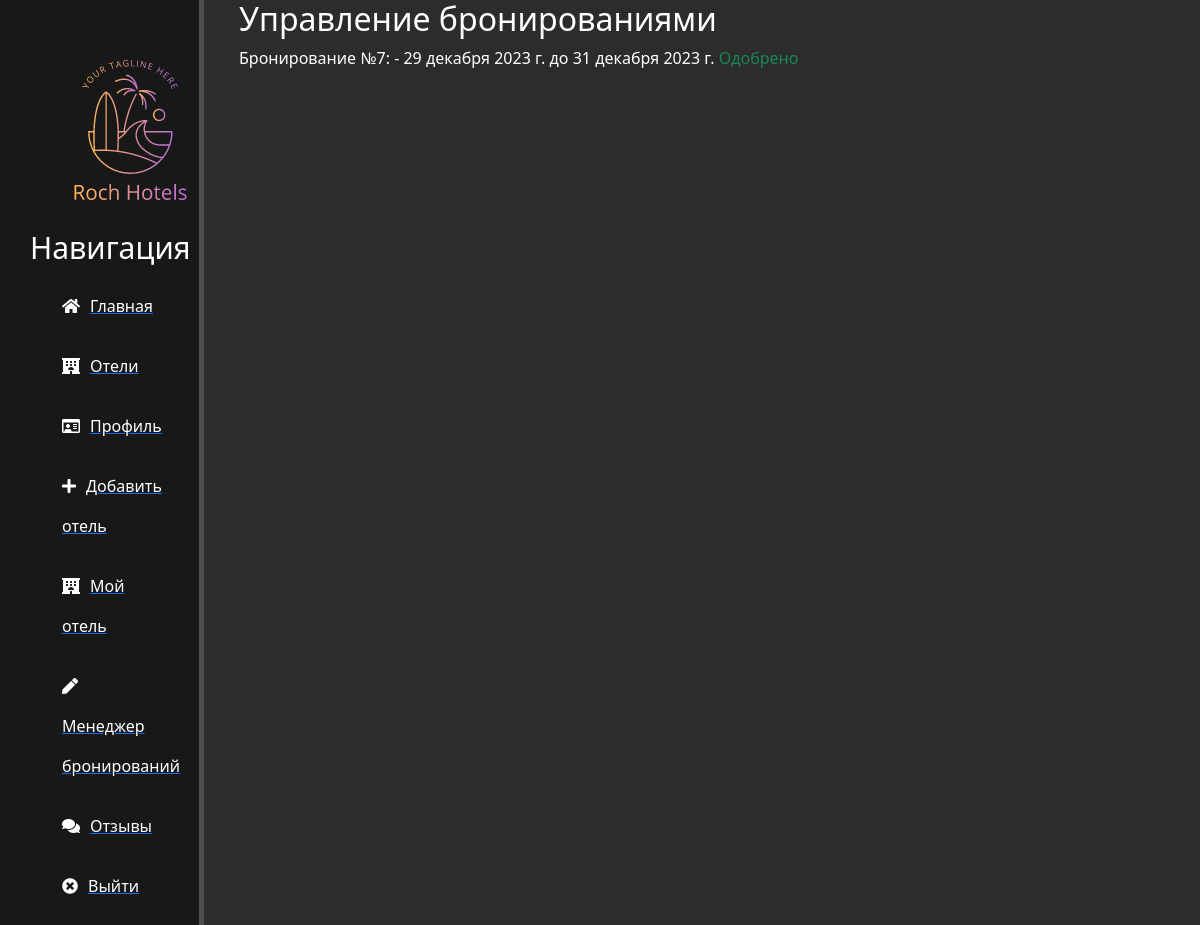
Screenshot of /manage-bookings-admin/ (signed in) with the database file from the repository.
### main/models.py (models this page shows, shortened)
class Booking(models.Model):
    STATUS_CHOICES = [
        ('on_review', 'На рассмотрении'),
        ('approved', 'Одобрено'),
        ('rejected', 'Отклонено'),
    ]
    user = models.ForeignKey(User, on_delete=models.CASCADE)
    room = models.ForeignKey(Room, on_delete=models.CASCADE)
    check_in_date = models.DateField()
    check_out_date = models.DateField()
    created_at = models.DateTimeField(auto_now_add=True)
    updated_at = models.DateTimeField(auto_now=True)
    deleted_at = models.DateTimeField(null=True, blank=True)
    deleted = models.BooleanField(default=False)
    status = models.CharField(max_length=20, choices=STATUS_CHOICES, default='on_review')

### main/views.py (the view)
# urls.py: path('manage-bookings-admin/', manage_bookings_admin, name='manage-bookings-admin'),
@login_required
def manage_bookings_admin(request, hotel_id=None, room_id=None):
    hotels = Hotel.objects.filter(admin=request.user)
    rooms = Room.objects.filter(hotel__admin=request.user)
    bookings = Booking.objects.filter(room__in=rooms)
    if request.method == 'POST':
        form = ManageAdminBookingsForm(request.POST, hotels=hotels, rooms=rooms)
        if form.is_valid():
            selected_hotel_id = form.cleaned_data['hotel']
            selected_room_id = form.cleaned_data['room']
            selected_booking_id = form.cleaned_data['booking']
            if form.cleaned_data['action'] == 'approve':
                booking = Booking.objects.get(id=selected_booking_id)
                booking.status = 'approved'
                booking.save()
            elif form.cleaned_data['action'] == 'reject':
                booking = Booking.objects.get(id=selected_booking_id)
                booking.status = 'rejected'
                booking.save()
            return redirect('manage-bookings-admin', hotel_id=selected_hotel_id, room_id=selected_room_id)
    else:
        form = ManageAdminBookingsForm(request.POST, hotels=hotels, rooms=rooms)
    context = {'form': form, 'hotel_id': hotel_id, 'room_id': room_id, 'bookings': bookings}
    return render(request, 'main/manage_bookings_admin.html', context)

### main/templatetags/custom_tags.py (called while the page is built)
@register.filter(name='has_group')
def has_group(user, group_name):
    return user.groups.filter(name=group_name).exists()

### main/templates/main/manage_bookings_admin.html (shortened to what this page needs)
{% extends 'main/layout.html' %}
{% block content %}
    <h2 class="text-white">Управление бронированиями</h2>
    {% if bookings %}
        <ul>
            {% for booking in bookings %}
                <p class="text-white">
                    Бронирование №{{ booking.id }}: {{ booking.room.name }} - {{ booking.check_in_date }} до {{ booking.check_out_date }}
                    {% if booking.status == 'approved' %}
                        <span class="text-success">Одобрено</span>
                    {% elif booking.status == 'rejected' %}
                        <span class="text-danger">Отклонено</span>
                    {% else %}
                        <span class="text-warning">На рассмотрении</span>
                        <a href="{% url 'approve-booking' booking.id %}" class="text-success">Одобрить</a>
                        <a href="{% url 'reject-booking' booking.id %}" class="text-danger">Отклонить</a>
                    {% endif %}
                </p>
            {% endfor %}
        </ul>
    {% else %}
        <p class="text-white">Бронирований нету.</p>
    {% endif %}
{% endblock %}

### main/static/main/css/main.css (style rules this page uses)
body { background: #2c2c2c; }

### rows the page displays
Booking: id "7", check_in_date "29 декабря 2023 г.", check_out_date "31 декабря 2023 г.", status "Одобрено"
